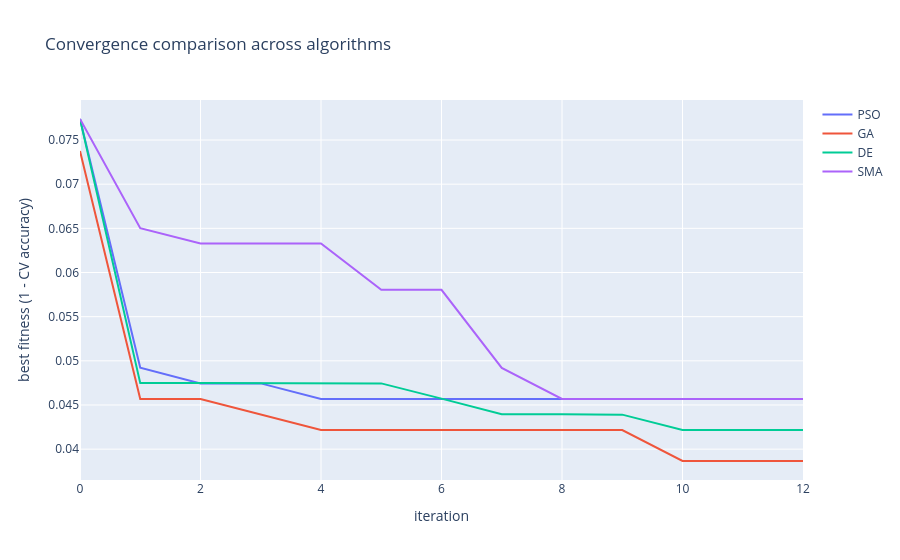

Notebook code for this chart:
### Code cell
fig = go.Figure()
for name, history in curves.items():
    fig.add_trace(go.Scatter(y=history, name=name, mode='lines'))
fig.update_layout(
    title='Convergence comparison across algorithms',
    xaxis_title='iteration',
    yaxis_title='best fitness (1 - CV accuracy)',
)
fig.show()

### Figure 1 — Plotly figure (JSON) as saved in the notebook; plotly's stock layout.template omitted (floating-point values rounded to 4 significant figures)
{"data": [{"mode": "lines", "name": "PSO", "type": "scatter", "y": [0.07738, 0.04922, 0.04745, 0.04745, 0.04569, 0.04569, 0.04569, 0.04569, 0.04568, 0.04568, 0.04568, 0.04568, 0.04568]}, {"mode": "lines", "name": "GA", "type": "scatter", "y": [0.07376, 0.04568, 0.04568, 0.04395, 0.04217, 0.04217, 0.04217, 0.04217, 0.04217, 0.04217, 0.03866, 0.03866, 0.03866]}, {"mode": "lines", "name": "DE", "type": "scatter", "y": [0.07738, 0.04748, 0.04748, 0.04748, 0.04748, 0.04745, 0.04572, 0.04395, 0.04395, 0.04391, 0.04217, 0.04217, 0.04217]}, {"mode": "lines", "name": "SMA", "type": "scatter", "y": [0.07738, 0.06502, 0.0633, 0.0633, 0.0633, 0.05803, 0.05803, 0.0492, 0.04569, 0.04569, 0.04569, 0.04569, 0.04569]}], "layout": {"title": {"text": "Convergence comparison across algorithms"}, "xaxis": {"title": {"text": "iteration"}}, "yaxis": {"title": {"text": "best fitness (1 - CV accuracy)"}}}}
